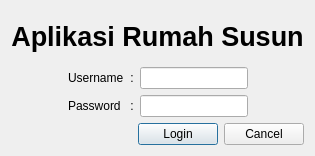
<?xml version="1.0" encoding="UTF-8"?>
<ui version="4.0">
 <class>LoginDialog</class>
 <widget class="QDialog" name="LoginDialog">
  <property name="geometry">
   <rect>
    <x>0</x>
    <y>0</y>
    <width>295</width>
    <height>156</height>
   </rect>
  </property>
  <property name="minimumSize">
   <size>
    <width>0</width>
    <height>0</height>
   </size>
  </property>
  <property name="maximumSize">
   <size>
    <width>16777215</width>
    <height>160</height>
   </size>
  </property>
  <property name="windowTitle">
   <string>Login</string>
  </property>
  <layout class="QGridLayout" name="gridLayout_2">
   <item row="0" column="0">
    <layout class="QHBoxLayout" name="horizontalLayout">
     <item>
      <widget class="QLabel" name="label">
       <property name="font">
        <font>
         <pointsize>20</pointsize>
         <weight>75</weight>
         <bold>true</bold>
        </font>
       </property>
       <property name="text">
        <string>Aplikasi Rumah Susun</string>
       </property>
       <property name="alignment">
        <set>Qt::AlignCenter</set>
       </property>
      </widget>
     </item>
     <item>
      <spacer name="horizontalSpacer">
       <property name="orientation">
        <enum>Qt::Horizontal</enum>
       </property>
       <property name="sizeHint" stdset="0">
        <size>
         <width>40</width>
         <height>20</height>
        </size>
       </property>
      </spacer>
     </item>
    </layout>
   </item>
   <item row="1" column="0">
    <layout class="QHBoxLayout" name="horizontalLayout_2">
     <item>
      <spacer name="horizontalSpacer_2">
       <property name="orientation">
        <enum>Qt::Horizontal</enum>
       </property>
       <property name="sizeHint" stdset="0">
        <size>
         <width>40</width>
         <height>20</height>
        </size>
       </property>
      </spacer>
     </item>
     <item>
      <layout class="QGridLayout" name="gridLayout">
       <item row="0" column="0">
        <widget class="QLabel" name="label_2">
         <property name="text">
          <string>Username</string>
         </property>
        </widget>
       </item>
       <item row="0" column="1">
        <widget class="QLabel" name="label_4">
         <property name="text">
          <string>:</string>
         </property>
         <property name="alignment">
          <set>Qt::AlignCenter</set>
         </property>
        </widget>
       </item>
       <item row="0" column="2">
        <widget class="QLineEdit" name="le_username"/>
       </item>
       <item row="1" column="0">
        <widget class="QLabel" name="label_3">
         <property name="text">
          <string>Password</string>
         </property>
        </widget>
       </item>
       <item row="1" column="1">
        <widget class="QLabel" name="label_5">
         <property name="text">
          <string>:</string>
         </property>
         <property name="alignment">
          <set>Qt::AlignCenter</set>
         </property>
        </widget>
       </item>
       <item row="1" column="2">
        <widget class="QLineEdit" name="le_password">
         <property name="echoMode">
          <enum>QLineEdit::Password</enum>
         </property>
        </widget>
       </item>
      </layout>
     </item>
     <item>
      <spacer name="horizontalSpacer_3">
       <property name="orientation">
        <enum>Qt::Horizontal</enum>
       </property>
       <property name="sizeHint" stdset="0">
        <size>
         <width>40</width>
         <height>20</height>
        </size>
       </property>
      </spacer>
     </item>
    </layout>
   </item>
   <item row="2" column="0">
    <layout class="QHBoxLayout" name="horizontalLayout_3">
     <item>
      <spacer name="horizontalSpacer_4">
       <property name="orientation">
        <enum>Qt::Horizontal</enum>
       </property>
       <property name="sizeHint" stdset="0">
        <size>
         <width>40</width>
         <height>20</height>
        </size>
       </property>
      </spacer>
     </item>
     <item>
      <widget class="QPushButton" name="pb_login">
       <property name="text">
        <string>Login</string>
       </property>
      </widget>
     </item>
     <item>
      <widget class="QPushButton" name="pushButton">
       <property name="text">
        <string>Cancel</string>
       </property>
      </widget>
     </item>
    </layout>
   </item>
  </layout>
 </widget>
 <resources/>
 <connections/>
</ui>
